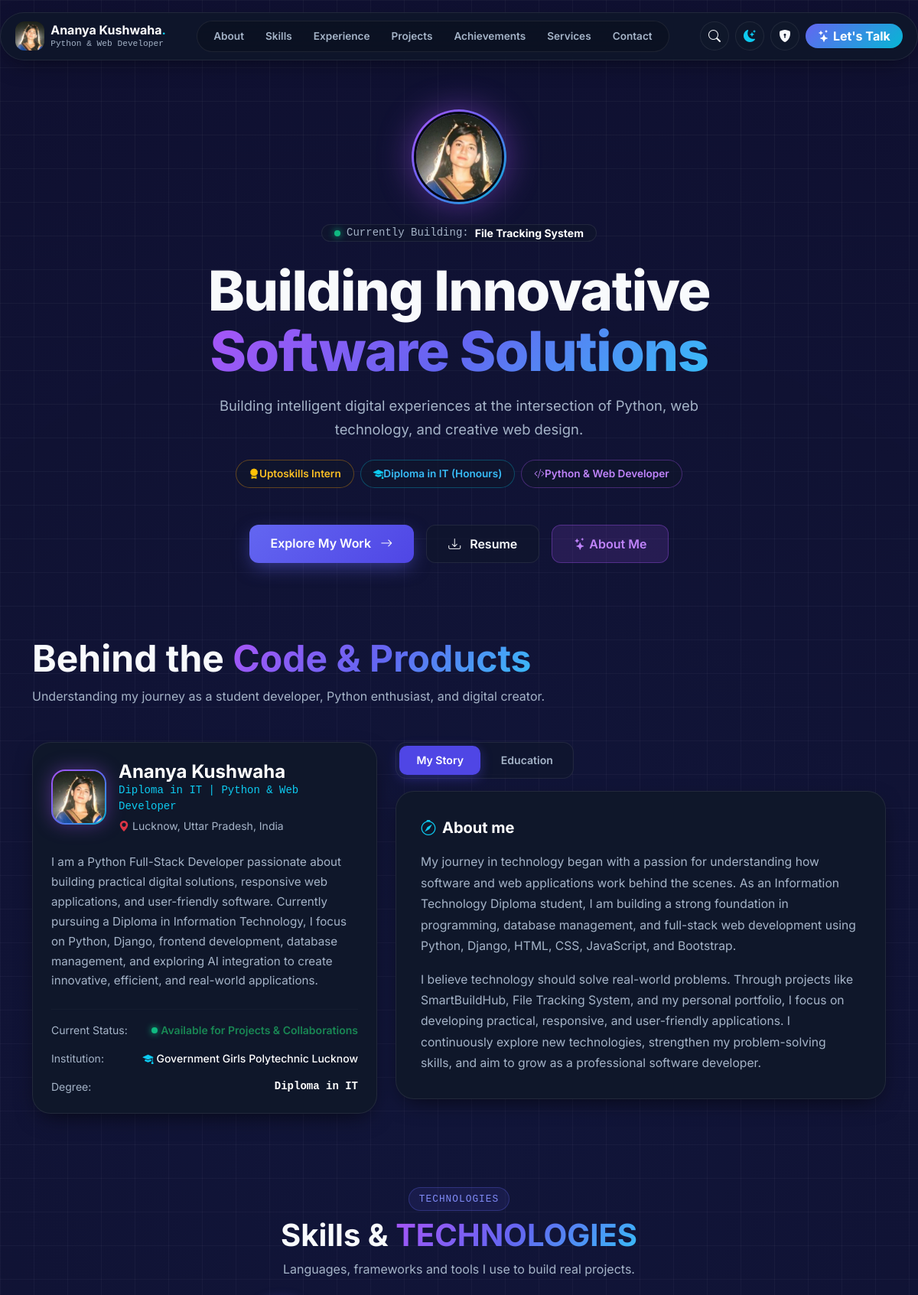
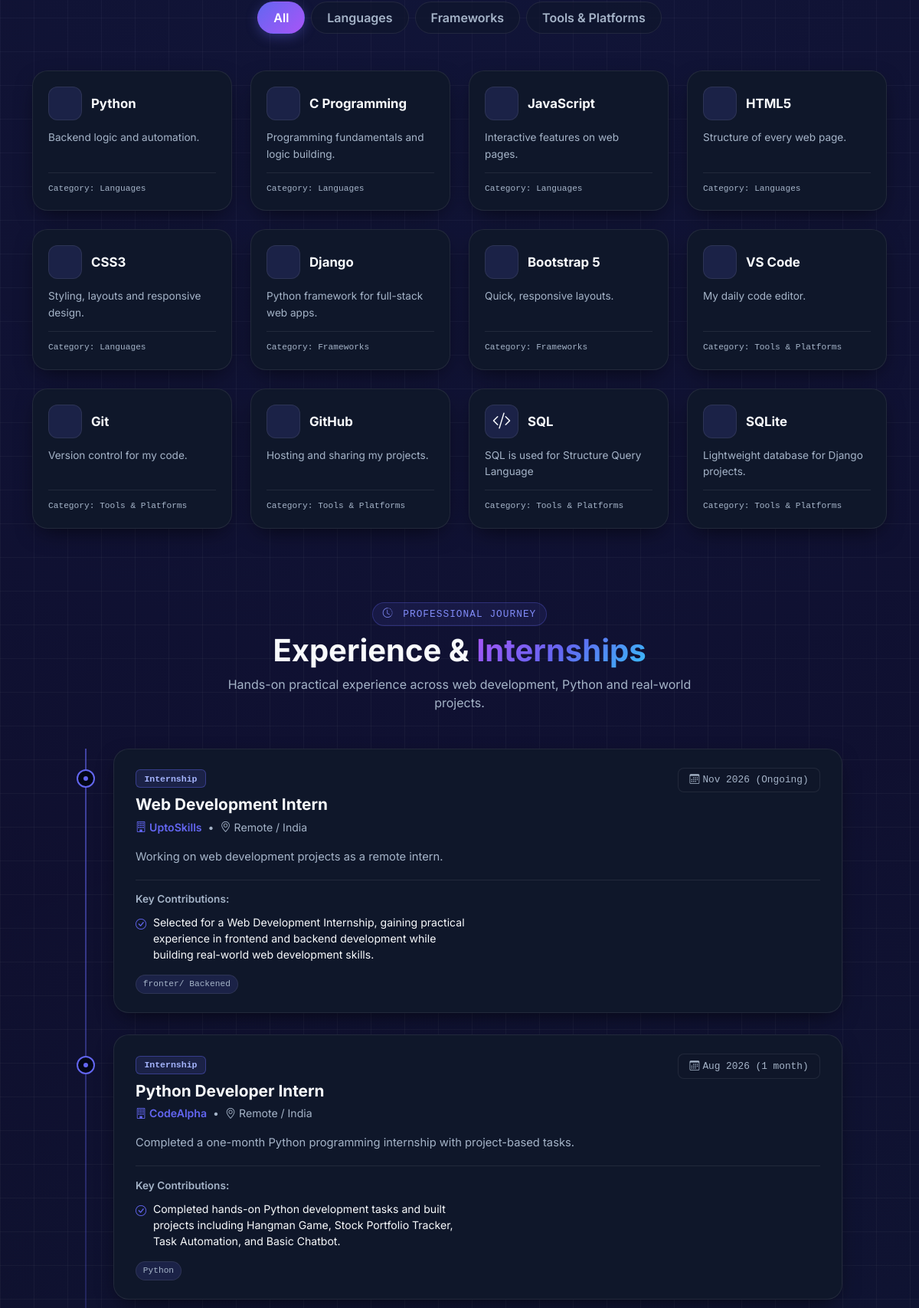
The page / (upper part) on the database its author committed (2 pictures, top to bottom).
### core/models.py (models this page shows, shortened)
class Skill(models.Model):
    SKILL_TYPES = (
        ('language', 'Languages'),
        ('framework', 'Frameworks'),
        ('tool', 'Tools & Platforms'),
    )
    name = models.CharField(max_length=100)
    skill_type = models.CharField(max_length=20, choices=SKILL_TYPES, default='language')
    icon_name = models.CharField(max_length=80, default='bi bi-code-slash')
    description = models.TextField(blank=True)
    order = models.PositiveIntegerField(default=0)
    class Meta:
        ordering = ['order', 'id']

class Experience(models.Model):
    KIND_CHOICES = (
        ('internship', 'Internship'),
        ('training', 'Summer Training'),
    )
    kind = models.CharField(max_length=20, choices=KIND_CHOICES, default='internship')
    role = models.CharField(max_length=120)
    institution = models.CharField(max_length=150)          # company name
    location = models.CharField(max_length=100, blank=True)  # e.g. Remote / India
    period = models.CharField(max_length=50)                 # e.g. Nov 2026 (Ongoing)
    description = models.TextField(blank=True)
    contributions = models.TextField(blank=True, help_text="One point per line")
    tech_stack = models.CharField(max_length=200, blank=True, help_text="Comma separated, e.g. Python, Django")
    order = models.PositiveIntegerField(default=0)
    class Meta:
        ordering = ['order', '-id']
    def get_contribution_list(self):
        return [line.strip() for line in self.contributions.splitlines() if line.strip()]
    def get_tech_list(self):
        return [t.strip() for t in self.tech_stack.split(',') if t.strip()]

### core/views.py (the view)
# urls.py: 2. Add a URL to urlpatterns:  path('', views.home, name='home')
def home(request):
    projects = Project.objects.all()
    skills = Skill.objects.all()
    experiences= Experience.objects.all()
    achievements= Achievement.objects.all()
    services= Service.objects.all()   # used in sections/services.html
    context = {
        'projects': projects,   # used in sections/projects.html
        'skills': skills,       # used in sections/skills.html
        'experiences': experiences,   # used in sections/experience.html
        'achievements': achievements,  # used in sections/certificates.html
        'services':services,
    }
    return render(request, 'index.html', context)

### templates/index.html (shortened to what this page needs)
{% extends 'base.html' %}
{% load static %}
{% block content %}
{% include 'sections/hero.html' %}
{% include 'sections/about.html' %}
{% include 'sections/skills.html' %}
{% include 'sections/experience.html' %}
{% endblock %}

### templates/base.html (shortened to what this page needs)
 {% load static %}
<!DOCTYPE html>
<html lang="en" data-theme="dark" data-bs-theme="dark">
<head>
  <link rel="stylesheet" href="https://cdn.jsdelivr.net/gh/devicons/devicon@v2.15.1/devicon.min.css">
  <link href="https://cdn.jsdelivr.net/npm/bootstrap@5.3.3/dist/css/bootstrap.min.css" rel="stylesheet">
  <link href="https://cdn.jsdelivr.net/npm/bootstrap-icons@1.11.3/font/bootstrap-icons.min.css" rel="stylesheet">
  <link rel="stylesheet" href="/static/css/style.css">
</head>
<body>
  <nav class="site-nav">
    <div class="d-flex align-items-center justify-content-between">
      <a href="{% url 'home' %}" class="d-flex align-items-center gap-2 text-decoration-none">
        <div class="brand-badge"></div>
        <div class="d-flex flex-column">
          <span class="fw-bold text-white fs-6 lh-sm">Ananya Kushwaha<span class="text-info">.</span></span>
          <span class="text-muted font-monospace" style="font-size: 0.7rem;">Python & Web Developer</span>
        </div>
      </a>
      <div class="nav-pill-menu d-none d-lg-flex">
        <a href="{% url 'home' %}#about" class="nav-link-pill">About</a>
        <a href="{% url 'home' %}#skills" class="nav-link-pill">Skills</a>
        <a href="{% url 'home' %}#experience" class="nav-link-pill">Experience</a>
        <a href="{% url 'home' %}#work" class="nav-link-pill">Projects</a>
        <a href="{% url 'home' %}#achievements" class="nav-link-pill">Achievements</a>
        <a href="{% url 'home' %}#services" class="nav-link-pill">Services</a>
        <a href="{% url 'home' %}#contact" class="nav-link-pill">Contact</a>
      </div>
      <div class="d-flex align-items-center gap-2">
        <button class="nav-btn-icon" data-bs-toggle="modal" data-bs-target="#searchModal"
          title="Quick Search (Ctrl + K)">
          <i class="bi bi-search"></i>
        </button>
        <button type="button" class="nav-btn-icon" id="themeToggle" onclick="toggleTheme()"
          title="Toggle Light / Dark Mode">
          <i id="themeIcon" class="bi bi-moon-stars-fill text-info"></i>
        </button>
        <a href="/admin/" target="_blank" class="nav-btn-icon" title="Django Admin Portal">
          <i class="bi bi-shield-lock-fill"></i>
        </a>
        <a href="#contact"
          class="btn btn-primary rounded-pill px-3 py-1 text-white fw-bold d-none d-sm-inline-flex align-items-center gap-1"
          style="background: linear-gradient(135deg, #6366f1, #06b6d4); border:none;">
          <i class="bi bi-stars"></i> Let's Talk
        </a>
      </div>
    </div>
  </nav>
  <main class="position-relative" style="z-index: 1;">
    {% block content %}
    {% endblock %}
  </main>
</body>
</html>

### templates/sections/hero.html
{% load static %}
<section class="hero-center text-center py-5" id="hero">
  <div class="container">
    <div class="hero-avatar-wrapper mb-4">
      <div class="hero-avatar-halo">
        <img src="{% static 'images/sari.jpeg' %}" alt="Ananya Kushwaha" class="hero-avatar-img" onerror="this.src='https://images.unsplash.com/photo-1534528741775-53994a69daeb?w=300&h=300&fit=crop&crop=face'">
      </div>
    </div>
    <div class="d-inline-flex align-items-center gap-2 px-3 py-1.5 rounded-pill mb-4 building-pill">
      <span class="status-dot-green"></span>
      <span class="text-muted small font-monospace">Currently Building:</span>
      <span class="text-white small fw-bold">File Tracking System </span>
    </div>
    <h1 class="hero-huge-title mb-3">
      Building Innovative <br>
      <span class="gradient-hero-text">Software Solutions</span>
    </h1>
    <p class="hero-center-sub mx-auto mb-4">
      Building intelligent digital experiences at the intersection of Python, web technology, and creative web design.
    </p>
    <div class="d-flex flex-wrap justify-content-center gap-2 mb-5">
      <div class="hero-badge badge-amber">
        <i class="bi bi-award-fill text-warning me-1.5"></i>
        <span>Uptoskills Intern </span>
      </div>
      <div class="hero-badge badge-cyan">
        <i class="bi bi-mortarboard-fill text-info me-1.5"></i>
        <span>Diploma in IT (Honours)</span>
      </div>
      <div class="hero-badge badge-purple">
        <i class="bi bi-code-slash text-purple me-1.5" style="color: #c084fc;"></i>
        <span>Python & Web Developer</span>
      </div>
    </div>
    <div class="d-flex flex-wrap justify-content-center gap-3">
      <a href="#work" class="btn-hero-solid">
        <span>Explore My Work</span>
        <i class="bi bi-arrow-right ms-2"></i>
      </a>
      <a href="{% static 'images/kushresume.pdf' %}"  target="_blank" class="btn-hero-outline"><i class="bi bi-download me-2"></i>
        Resume
      </a>
      <a href="#about" class="btn-hero-ai">
        <i class="bi bi-stars me-1.5"></i>
        <span>About Me</span>
      </a>
    </div>
  </div>
</section>

### templates/sections/about.html (shortened to what this page needs)
{% load static %}
<section class="py-5" id="about">
  <div class="container">
    <div class="mb-5">
      <h2 class="fw-bold hero-about-title">
        Behind the <span class="gradient-hero-text">Code &amp; Products</span>
      </h2>
      <p class="text-muted fs-6">
        Understanding my journey as a student developer, Python enthusiast, and digital creator.
      </p>
    </div>
    <div class="row g-4 align-items-start">
      <div class="col-lg-5">
        <div class="about-id-card p-4">
          <div class="d-flex align-items-center gap-3 mb-4">
            <div class="about-avatar-squircle">
              <img src="{% static 'images/sari.jpeg' %}" alt="Ananya Kushwaha"
                onerror="this.src='https://images.unsplash.com/photo-1534528741775-53994a69daeb?w=300&h=300&fit=crop&crop=face'">
            </div>
            <div>
              <h4 class="fw-bold text-white mb-0">Ananya Kushwaha</h4>
              <div class="text-info font-monospace small mb-1">Diploma in IT | Python &amp; Web Developer</div>
              <div class="text-muted small">
                <i class="bi bi-geo-alt-fill text-danger me-1"></i>Lucknow, Uttar Pradesh, India
              </div>
            </div>
          </div>
          <p class="about-bio-text text-muted mb-4">
            I am a Python Full-Stack Developer passionate about building practical digital solutions, responsive web
            applications, and user-friendly software. Currently pursuing a Diploma in Information Technology, I focus on
            Python, Django, frontend development, database management, and exploring AI integration to create
            innovative, efficient, and real-world applications.
          </p>
          <hr class="border-secondary border-opacity-25 my-3">
          <div class="about-meta-list d-flex flex-column gap-3">
            <div class="d-flex justify-content-between align-items-center">
              <span class="text-muted small">Current Status:</span>
              <span class="text-success small fw-semibold d-flex align-items-center gap-1">
                <span class="status-pulse-green"></span>
                Available for Projects &amp; Collaborations
              </span>
            </div>
            <div class="d-flex justify-content-between align-items-center">
              <span class="text-muted small">Institution:</span>
              <span class="text-white small fw-medium d-flex align-items-center gap-1">
                <i class="bi bi-mortarboard-fill text-info"></i>
                Government Girls Polytechnic Lucknow
              </span>
            </div>
            <div class="d-flex justify-content-between align-items-center">
              <span class="text-muted small">Degree:</span>
              <span class="text-white small fw-semibold font-monospace">Diploma in IT</span>
            </div>
          </div>
        </div>
      </div>
      <div class="col-lg-7">
        <div class="about-tab-bar mb-3">
          <button type="button" class="about-tab-pill active" id="btn-story" onclick="showAboutTab('story')">
            My Story
          </button>
          <button type="button" class="about-tab-pill" id="btn-education" onclick="showAboutTab('education')">
            Education
          </button>
        </div>
        <div class="about-pane-card" id="content-story" style="display: block;">
          <div class="d-flex align-items-center gap-2 mb-3">
            <i class="bi bi-compass text-info fs-5"></i>
            <h5 class="fw-bold text-white mb-0">About me</h5>
          </div>
          <p class="text-muted mb-3">
            My journey in technology began with a passion for understanding how software and web applications work
            behind the scenes. As an Information Technology Diploma student, I am building a strong foundation in
            programming, database management, and full-stack web development using Python, Django, HTML, CSS,
            JavaScript, and Bootstrap.
          </p>
          <p class="text-muted mb-0">
            I believe technology should solve real-world problems. Through projects like SmartBuildHub, File Tracking
            System, and my personal portfolio, I focus on developing practical, responsive, and user-friendly
            applications. I continuously explore new technologies, strengthen my problem-solving skills, and aim to grow
            as a professional software developer.
          </p>
        </div>
      </div>
    </div>
  </div>
</section>

### templates/sections/skills.html (shortened to what this page needs)
<section class="py-5" id="skills">
  <div class="container">
    <div class="text-center mb-4">
      <span class="badge-eyebrow">TECHNOLOGIES</span>
      <h2 class="fw-bold fs-1 mt-2">Skills &amp; <span class="gradient-hero-text">TECHNOLOGIES</span></h2>
      <p class="text-muted">Languages, frameworks and tools I use to build real projects.</p>
    </div>
    <div class="d-flex flex-wrap justify-content-center gap-2 mb-5">
      <button type="button" class="skill-filter-btn active" onclick="filterSkills('all', this)">All</button>
      <button type="button" class="skill-filter-btn" onclick="filterSkills('language', this)">Languages</button>
      <button type="button" class="skill-filter-btn" onclick="filterSkills('framework', this)">Frameworks</button>
      <button type="button" class="skill-filter-btn" onclick="filterSkills('tool', this)">Tools &amp; Platforms</button>
    </div>
    <div class="row g-4">
      {% for skill in skills %}
        <div class="col-12 col-sm-6 col-lg-3 skill-item" data-skill-type="{{ skill.skill_type }}">
          <div class="skill-card">
            <div class="skill-head">
              <div class="skill-icon"><i class="{{ skill.icon_name }}"></i></div>
              <h5 class="skill-name">{{ skill.name }}</h5>
            </div>
            {% if skill.description %}
              <p class="skill-desc">{{ skill.description }}</p>
            {% endif %}
            <div class="skill-foot">Category: {{ skill.get_skill_type_display }}</div>
          </div>
        </div>
      {% empty %}
        <div class="col-12 text-center py-5">
          <p class="text-muted">No skills found. Add skills from <a href="/admin/" target="_blank" class="text-info">Django Admin</a>.</p>
        </div>
      {% endfor %}
    </div>
  </div>
</section>

### templates/sections/experience.html
<section class="py-5" id="experience">
  <div class="container">
    <div class="text-center mb-5">
      <span class="badge-eyebrow"><i class="bi bi-clock-history me-1"></i> PROFESSIONAL JOURNEY</span>
      <h2 class="fw-bold fs-1 mt-2">Experience &amp; <span class="gradient-hero-text">Internships</span></h2>
      <p class="text-muted mx-auto" style="max-width: 620px;">
        Hands-on practical experience across web development, Python and real-world projects.
      </p>
    </div>
    <div class="exp-timeline">
      {% for exp in experiences %}
        <div class="exp-item">
          <span class="exp-dot"></span>
          <div class="exp-card">
            <div class="exp-top">
              <div>
                <span class="exp-kind">{{ exp.get_kind_display }}</span>
                <h4 class="exp-title">{{ exp.role }}</h4>
                <div class="exp-meta">
                  <span class="exp-company"><i class="bi bi-building me-1"></i>{{ exp.institution }}</span>
                  {% if exp.location %}
                    <span class="exp-sep">&bull;</span>
                    <span class="text-muted"><i class="bi bi-geo-alt me-1"></i>{{ exp.location }}</span>
                  {% endif %}
                </div>
              </div>
              <span class="exp-date"><i class="bi bi-calendar3 me-1"></i>{{ exp.period }}</span>
            </div>
            {% if exp.description %}
              <p class="exp-desc">{{ exp.description }}</p>
            {% endif %}
            {% if exp.get_contribution_list %}
              <div class="exp-divider"></div>
              <div class="exp-points-title">Key Contributions:</div>
              <ul class="exp-points">
                {% for point in exp.get_contribution_list %}
                  <li><i class="bi bi-check-circle"></i><span>{{ point }}</span></li>
                {% endfor %}
              </ul>
            {% endif %}
            {% if exp.get_tech_list %}
              <div class="d-flex flex-wrap gap-2 mt-3">
                {% for tech in exp.get_tech_list %}
                  <span class="chip">{{ tech }}</span>
                {% endfor %}
              </div>
            {% endif %}
          </div>
        </div>
      {% empty %}
        <p class="text-muted text-center py-4">
          No experience found. Add entries from <a href="/admin/" target="_blank" class="text-info">Django Admin</a>.
        </p>
      {% endfor %}
    </div>
  </div>
</section>

### templates/sections/projects.html (shortened to what this page needs)
{% load static %}

### templates/sections/contact.html (shortened to what this page needs)
{% load static %}

### rows shown on the page
Skill: name "Python", description "Backend logic and automation.", skill_type "Languages"
Skill: name "C Programming", description "Programming fundamentals and logic building.", skill_type "Languages"
Skill: name "JavaScript", description "Interactive features on web pages.", skill_type "Languages"
Skill: name "HTML5", description "Structure of every web page.", skill_type "Languages"
Skill: name "CSS3", description "Styling, layouts and responsive design.", skill_type "Languages"
Skill: name "Django", description "Python framework for full-stack web apps.", skill_type "Frameworks"
Skill: name "Bootstrap 5", description "Quick, responsive layouts.", skill_type "Frameworks"
Skill: name "VS Code", description "My daily code editor.", skill_type "Tools & Platforms"
Skill: name "Git", description "Version control for my code.", skill_type "Tools & Platforms"
Skill: name "GitHub", description "Hosting and sharing my projects.", skill_type "Tools & Platforms"
Skill: name "SQL", description "SQL is used for Structure Query Language", skill_type "Tools & Platforms"
Skill: name "SQLite", description "Lightweight database for Django projects.", skill_type "Tools & Platforms"
Experience: kind "Internship", role "Web Development Intern", institution "UptoSkills", location "Remote / India", period "Nov 2026 (Ongoing)", description "Working on web development projects as a remote intern.", get_contribution_list "Selected for a Web Development Internship, gaining practical experience in frontend and backend development while building real-world web development skills.", get_tech_list "fronter/ Backened"
Experience: kind "Internship", role "Python Developer Intern", institution "CodeAlpha", location "Remote / India", period "Aug 2026 (1 month)", description "Completed a one-month Python programming internship with project-based tasks.", get_contribution_list "Completed hands-on Python development tasks and built projects including Hangman Game, Stock Portfolio Tracker, Task Automation, and Basic Chatbot.", get_tech_list "Python"
